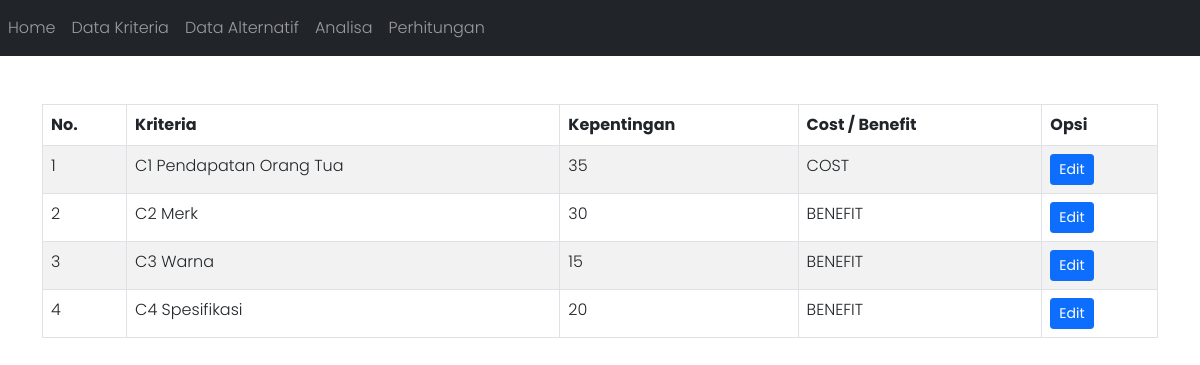
/kriteria.php, run on an earlier commit of the app's database.
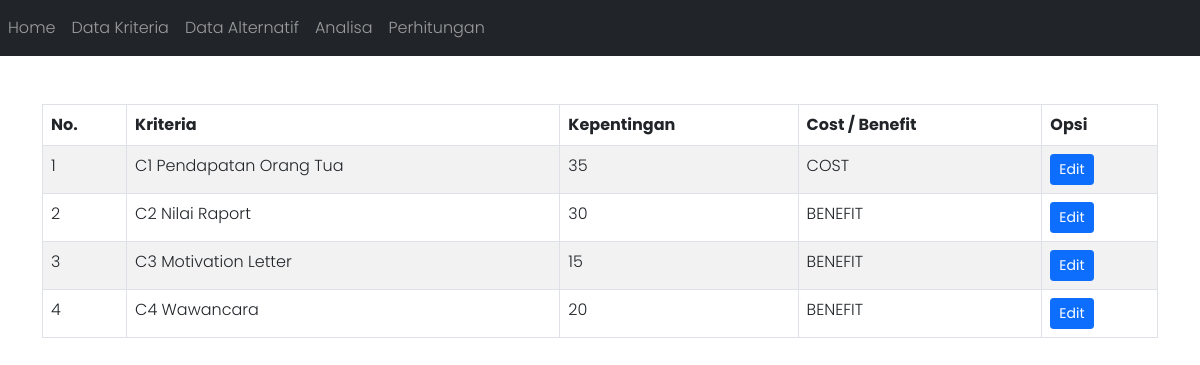
And on a later commit of the database.
### tables this page shows
CREATE TABLE `kriteria` (
  `id_kriteria` int PRIMARY KEY NOT NULL AUTO_INCREMENT,
  `kriteria` varchar(100) NOT NULL,
  `kepentingan` varchar(20) NOT NULL,
  `cost_benefit` varchar(20) NOT NULL
);

### kriteria.php (the view, shortened to what this page needs)
<?php
include('configdb.php');
?>
<!DOCTYPE html>
<html lang="en">
<head>
	<link href="https://cdn.jsdelivr.net/npm/bootstrap@5.0.2/dist/css/bootstrap.min.css" rel="stylesheet">
	<link rel="stylesheet" href="style.css">
	<link rel="stylesheet" href="https://unpkg.com/aos@next/dist/aos.css" />
</head>
<body>
	<nav class="navbar navbar-expand-lg navbar-dark bg-dark">
		<div class="collapse navbar-collapse" id="navbarResponsive">
			<ul class="navbar-nav ml-auto">
				<li class="nav-item active">
					<a class="nav-link" href="index.php">Home</a>
				</li>
				<li class="nav-item">
					<a class="nav-link" href="kriteria.php">Data Kriteria</a>
				</li>
				<li class="nav-item">
					<a class="nav-link" href="alternatif.php">Data Alternatif</a>
				</li>
				<li class="nav-item">
					<a class="nav-link" href="analisa.php">Analisa</a>
				</li>
				<li class="nav-item">
					<a class="nav-link" href="perhitungan.php">Perhitungan</a>
				</li>
			</ul>
		</div>
	</nav>
	<div class="container mt-5">
		<div id="page-wrapper">
			<div class="row" data-aos="fade-right" data-aos-duration="500">
				<div class="col-lg-12">
					<div class="panel panel-primary">
						<?php
						$kriteria = $mysqli->query("select * from kriteria");
						?>
						<div class="panel-body table-responsive">
							<table id="example" class="table table-striped table-bordered" cellspacing="0" width="100%">
								<thead>
									<tr>
										<th>No.</th>
										<th>Kriteria</th>
										<th>Kepentingan</th>
										<th>Cost / Benefit</th>
										<th>Opsi</th>
									</tr>
								</thead>
								<tbody>
									<?php
									$i = 1;
									while ($row = $kriteria->fetch_assoc()) {
										echo '<tr>';
										echo '<td>' . $i++ . '</td>';
										echo '<td>' . ucwords($row["kriteria"]) . '</td>';
										echo '<td>' . $row["kepentingan"] . '</td>';
										echo '<td class="text-uppercase">' . $row["cost_benefit"] . '</td>';
										echo '<td>';
									?>
										<a href="edit-kriteria.php?id=<?php echo $row["id_kriteria"]; ?>" class="btn btn-primary btn-sm"><i class="fa fa-pencil"></i> Edit</a>
									<?php
										echo '</tr>';
									}
									?>
								</tbody>
							</table>
						</div>
					</div>
				</div>
			</div>
		</div>
	</div>
</body>
</html>

What changed in the data, as far as the page shows it:
changed kriteria: kriteria "C2 Merk" → "C2 Nilai Raport"
changed kriteria: kriteria "C3 Warna" → "C3 Motivation Letter"
changed kriteria: kriteria "C4 Spesifikasi" → "C4 Wawancara"
